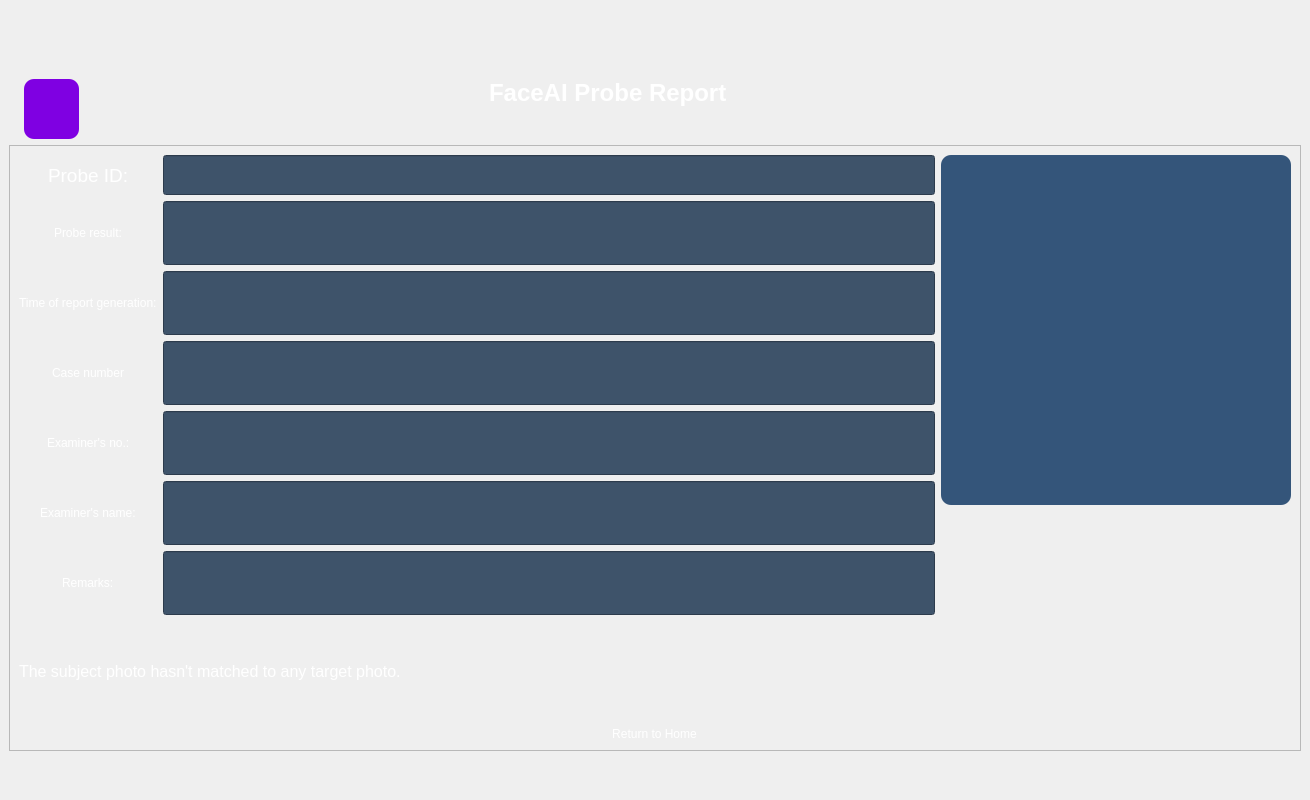
<?xml version="1.0" encoding="UTF-8"?>
<ui version="4.0">
 <class>MainWindow</class>
 <widget class="QMainWindow" name="MainWindow">
  <property name="geometry">
   <rect>
    <x>0</x>
    <y>0</y>
    <width>1310</width>
    <height>800</height>
   </rect>
  </property>
  <property name="sizePolicy">
   <sizepolicy hsizetype="Expanding" vsizetype="Expanding">
    <horstretch>10</horstretch>
    <verstretch>10</verstretch>
   </sizepolicy>
  </property>
  <property name="windowTitle">
   <string>MainWindow</string>
  </property>
  <property name="autoFillBackground">
   <bool>false</bool>
  </property>
  <property name="styleSheet">
   <string notr="true">
background-image: url(:/newPrefix/Background.png);</string>
  </property>
  <widget class="QWidget" name="centralwidget">
   <property name="sizePolicy">
    <sizepolicy hsizetype="Expanding" vsizetype="Expanding">
     <horstretch>0</horstretch>
     <verstretch>0</verstretch>
    </sizepolicy>
   </property>
   <property name="minimumSize">
    <size>
     <width>800</width>
     <height>600</height>
    </size>
   </property>
   <property name="styleSheet">
    <string notr="true">background-image: url(:/newPrefix/Background.png);
background-repeat: no-repeat;
background-position: center;
background-size: contain;
</string>
   </property>
   <layout class="QVBoxLayout" name="verticalLayout_2">
    <item>
     <widget class="QLabel" name="logo">
      <property name="maximumSize">
       <size>
        <width>135</width>
        <height>80</height>
       </size>
      </property>
      <property name="styleSheet">
       <string notr="true">image: url(:/newPrefix/FaceAI-Logo.png);</string>
      </property>
      <property name="text">
       <string/>
      </property>
      <property name="pixmap">
       <pixmap resource="../images/images.qrc">:/newPrefix/FaceAI-Logo.png</pixmap>
      </property>
      <property name="scaledContents">
       <bool>true</bool>
      </property>
     </widget>
    </item>
    <item>
     <layout class="QVBoxLayout" name="main_layout" stretch="0,0">
      <property name="topMargin">
       <number>50</number>
      </property>
      <property name="bottomMargin">
       <number>40</number>
      </property>
      <item>
       <layout class="QHBoxLayout" name="header_layout">
        <property name="spacing">
         <number>0</number>
        </property>
        <property name="leftMargin">
         <number>15</number>
        </property>
        <property name="rightMargin">
         <number>15</number>
        </property>
        <item>
         <layout class="QVBoxLayout" name="verticalLayout" stretch="0">
          <property name="leftMargin">
           <number>0</number>
          </property>
          <item alignment="Qt::AlignLeft|Qt::AlignTop">
           <widget class="QPushButton" name="pushButton">
            <property name="sizePolicy">
             <sizepolicy hsizetype="Expanding" vsizetype="Expanding">
              <horstretch>0</horstretch>
              <verstretch>0</verstretch>
             </sizepolicy>
            </property>
            <property name="minimumSize">
             <size>
              <width>55</width>
              <height>60</height>
             </size>
            </property>
            <property name="maximumSize">
             <size>
              <width>55</width>
              <height>55</height>
             </size>
            </property>
            <property name="cursor">
             <cursorShape>PointingHandCursor</cursorShape>
            </property>
            <property name="styleSheet">
             <string notr="true">background-image: url(:/newPrefix/icon-back2.png);
background-size: cover;
background-repeat: no-repeat;
background-color: rgb(127, 0, 226);
border-radius: 10px;
border: none;</string>
            </property>
            <property name="text">
             <string/>
            </property>
           </widget>
          </item>
         </layout>
        </item>
        <item alignment="Qt::AlignTop">
         <widget class="QLabel" name="label_10">
          <property name="sizePolicy">
           <sizepolicy hsizetype="Expanding" vsizetype="Fixed">
            <horstretch>0</horstretch>
            <verstretch>0</verstretch>
           </sizepolicy>
          </property>
          <property name="font">
           <font>
            <pointsize>18</pointsize>
            <bold>true</bold>
           </font>
          </property>
          <property name="styleSheet">
           <string notr="true">color: rgb(255, 255, 255);</string>
          </property>
          <property name="text">
           <string>FaceAI Probe Report </string>
          </property>
          <property name="alignment">
           <set>Qt::AlignCenter</set>
          </property>
         </widget>
        </item>
        <item>
         <widget class="QPushButton" name="pushButton_3">
          <property name="sizePolicy">
           <sizepolicy hsizetype="Minimum" vsizetype="Preferred">
            <horstretch>0</horstretch>
            <verstretch>0</verstretch>
           </sizepolicy>
          </property>
          <property name="minimumSize">
           <size>
            <width>143</width>
            <height>45</height>
           </size>
          </property>
          <property name="maximumSize">
           <size>
            <width>143</width>
            <height>45</height>
           </size>
          </property>
          <property name="cursor">
           <cursorShape>PointingHandCursor</cursorShape>
          </property>
          <property name="styleSheet">
           <string notr="true">background-image: url(:/newPrefix/export_to_pdf.png);
border-radius: 10px;</string>
          </property>
          <property name="text">
           <string/>
          </property>
         </widget>
        </item>
       </layout>
      </item>
      <item>
       <widget class="QScrollArea" name="scrollArea">
        <property name="widgetResizable">
         <bool>true</bool>
        </property>
        <widget class="QWidget" name="scrollAreaWidgetContents">
         <property name="geometry">
          <rect>
           <x>0</x>
           <y>0</y>
           <width>1288</width>
           <height>534</height>
          </rect>
         </property>
         <layout class="QVBoxLayout" name="scroll_layout_widget">
          <item>
           <layout class="QVBoxLayout" name="full_form_layout" stretch="0,0">
            <property name="spacing">
             <number>6</number>
            </property>
            <property name="leftMargin">
             <number>0</number>
            </property>
            <property name="topMargin">
             <number>0</number>
            </property>
            <property name="rightMargin">
             <number>0</number>
            </property>
            <property name="bottomMargin">
             <number>0</number>
            </property>
            <item>
             <layout class="QHBoxLayout" name="horizontalLayout_2" stretch="2,1">
              <property name="leftMargin">
               <number>0</number>
              </property>
              <property name="topMargin">
               <number>0</number>
              </property>
              <property name="rightMargin">
               <number>0</number>
              </property>
              <property name="bottomMargin">
               <number>0</number>
              </property>
              <item>
               <layout class="QFormLayout" name="formLayout">
                <property name="fieldGrowthPolicy">
                 <enum>QFormLayout::AllNonFixedFieldsGrow</enum>
                </property>
                <property name="rowWrapPolicy">
                 <enum>QFormLayout::DontWrapRows</enum>
                </property>
                <property name="labelAlignment">
                 <set>Qt::AlignCenter</set>
                </property>
                <property name="formAlignment">
                 <set>Qt::AlignLeading|Qt::AlignLeft|Qt::AlignTop</set>
                </property>
                <item row="0" column="0">
                 <widget class="QLabel" name="label">
                  <property name="sizePolicy">
                   <sizepolicy hsizetype="Expanding" vsizetype="Expanding">
                    <horstretch>0</horstretch>
                    <verstretch>0</verstretch>
                   </sizepolicy>
                  </property>
                  <property name="font">
                   <font>
                    <pointsize>14</pointsize>
                   </font>
                  </property>
                  <property name="styleSheet">
                   <string notr="true">color: rgb(255, 255, 255);</string>
                  </property>
                  <property name="text">
                   <string>Probe ID:</string>
                  </property>
                 </widget>
                </item>
                <item row="0" column="1">
                 <widget class="QLineEdit" name="probe_idLineEdit">
                  <property name="sizePolicy">
                   <sizepolicy hsizetype="Expanding" vsizetype="Expanding">
                    <horstretch>0</horstretch>
                    <verstretch>0</verstretch>
                   </sizepolicy>
                  </property>
                  <property name="minimumSize">
                   <size>
                    <width>0</width>
                    <height>40</height>
                   </size>
                  </property>
                  <property name="maximumSize">
                   <size>
                    <width>16777215</width>
                    <height>30</height>
                   </size>
                  </property>
                  <property name="styleSheet">
                   <string notr="true">background-color: #3E536A;</string>
                  </property>
                 </widget>
                </item>
                <item row="1" column="0">
                 <widget class="QLabel" name="label_2">
                  <property name="sizePolicy">
                   <sizepolicy hsizetype="Expanding" vsizetype="Expanding">
                    <horstretch>0</horstretch>
                    <verstretch>0</verstretch>
                   </sizepolicy>
                  </property>
                  <property name="styleSheet">
                   <string notr="true">color: rgb(255, 255, 255);</string>
                  </property>
                  <property name="text">
                   <string>Probe result:</string>
                  </property>
                 </widget>
                </item>
                <item row="1" column="1">
                 <widget class="QLineEdit" name="probe_idLineEdit_2">
                  <property name="sizePolicy">
                   <sizepolicy hsizetype="Expanding" vsizetype="Expanding">
                    <horstretch>0</horstretch>
                    <verstretch>0</verstretch>
                   </sizepolicy>
                  </property>
                  <property name="minimumSize">
                   <size>
                    <width>0</width>
                    <height>40</height>
                   </size>
                  </property>
                  <property name="styleSheet">
                   <string notr="true">background-color: #3E536A;</string>
                  </property>
                 </widget>
                </item>
                <item row="2" column="0">
                 <widget class="QLabel" name="label_3">
                  <property name="sizePolicy">
                   <sizepolicy hsizetype="Expanding" vsizetype="Expanding">
                    <horstretch>0</horstretch>
                    <verstretch>0</verstretch>
                   </sizepolicy>
                  </property>
                  <property name="styleSheet">
                   <string notr="true">color: rgb(255, 255, 255);</string>
                  </property>
                  <property name="text">
                   <string>Time of report generation:</string>
                  </property>
                 </widget>
                </item>
                <item row="2" column="1">
                 <widget class="QLineEdit" name="probe_idLineEdit_3">
                  <property name="sizePolicy">
                   <sizepolicy hsizetype="Expanding" vsizetype="Expanding">
                    <horstretch>0</horstretch>
                    <verstretch>0</verstretch>
                   </sizepolicy>
                  </property>
                  <property name="minimumSize">
                   <size>
                    <width>0</width>
                    <height>40</height>
                   </size>
                  </property>
                  <property name="styleSheet">
                   <string notr="true">background-color: #3E536A;</string>
                  </property>
                 </widget>
                </item>
                <item row="3" column="0">
                 <widget class="QLabel" name="label_4">
                  <property name="sizePolicy">
                   <sizepolicy hsizetype="Expanding" vsizetype="Expanding">
                    <horstretch>0</horstretch>
                    <verstretch>0</verstretch>
                   </sizepolicy>
                  </property>
                  <property name="styleSheet">
                   <string notr="true">color: rgb(255, 255, 255);</string>
                  </property>
                  <property name="text">
                   <string>Case number</string>
                  </property>
                 </widget>
                </item>
                <item row="3" column="1">
                 <widget class="QLineEdit" name="probe_idLineEdit_4">
                  <property name="sizePolicy">
                   <sizepolicy hsizetype="Expanding" vsizetype="Expanding">
                    <horstretch>0</horstretch>
                    <verstretch>0</verstretch>
                   </sizepolicy>
                  </property>
                  <property name="minimumSize">
                   <size>
                    <width>0</width>
                    <height>40</height>
                   </size>
                  </property>
                  <property name="styleSheet">
                   <string notr="true">background-color: #3E536A;</string>
                  </property>
                 </widget>
                </item>
                <item row="4" column="0">
                 <widget class="QLabel" name="label_6">
                  <property name="sizePolicy">
                   <sizepolicy hsizetype="Expanding" vsizetype="Expanding">
                    <horstretch>0</horstretch>
                    <verstretch>0</verstretch>
                   </sizepolicy>
                  </property>
                  <property name="styleSheet">
                   <string notr="true">color: rgb(255, 255, 255);</string>
                  </property>
                  <property name="text">
                   <string>Examiner's no.:</string>
                  </property>
                 </widget>
                </item>
                <item row="4" column="1">
                 <widget class="QLineEdit" name="probe_idLineEdit_6">
                  <property name="sizePolicy">
                   <sizepolicy hsizetype="Expanding" vsizetype="Expanding">
                    <horstretch>0</horstretch>
                    <verstretch>0</verstretch>
                   </sizepolicy>
                  </property>
                  <property name="minimumSize">
                   <size>
                    <width>0</width>
                    <height>40</height>
                   </size>
                  </property>
                  <property name="styleSheet">
                   <string notr="true">background-color: #3E536A;</string>
                  </property>
                 </widget>
                </item>
                <item row="5" column="0">
                 <widget class="QLabel" name="label_5">
                  <property name="sizePolicy">
                   <sizepolicy hsizetype="Expanding" vsizetype="Expanding">
                    <horstretch>0</horstretch>
                    <verstretch>0</verstretch>
                   </sizepolicy>
                  </property>
                  <property name="styleSheet">
                   <string notr="true">color: rgb(255, 255, 255);</string>
                  </property>
                  <property name="text">
                   <string>Examiner's name:</string>
                  </property>
                 </widget>
                </item>
                <item row="5" column="1">
                 <widget class="QLineEdit" name="probe_idLineEdit_5">
                  <property name="sizePolicy">
                   <sizepolicy hsizetype="Expanding" vsizetype="Expanding">
                    <horstretch>0</horstretch>
                    <verstretch>0</verstretch>
                   </sizepolicy>
                  </property>
                  <property name="minimumSize">
                   <size>
                    <width>0</width>
                    <height>40</height>
                   </size>
                  </property>
                  <property name="styleSheet">
                   <string notr="true">background-color: #3E536A;</string>
                  </property>
                 </widget>
                </item>
                <item row="6" column="0">
                 <widget class="QLabel" name="label_7">
                  <property name="sizePolicy">
                   <sizepolicy hsizetype="Expanding" vsizetype="Expanding">
                    <horstretch>0</horstretch>
                    <verstretch>0</verstretch>
                   </sizepolicy>
                  </property>
                  <property name="styleSheet">
                   <string notr="true">color: rgb(255, 255, 255);</string>
                  </property>
                  <property name="text">
                   <string>Remarks:</string>
                  </property>
                 </widget>
                </item>
                <item row="6" column="1">
                 <widget class="QLineEdit" name="probe_idLineEdit_7">
                  <property name="sizePolicy">
                   <sizepolicy hsizetype="Expanding" vsizetype="Expanding">
                    <horstretch>0</horstretch>
                    <verstretch>0</verstretch>
                   </sizepolicy>
                  </property>
                  <property name="minimumSize">
                   <size>
                    <width>0</width>
                    <height>60</height>
                   </size>
                  </property>
                  <property name="styleSheet">
                   <string notr="true">background-color: #3E536A;</string>
                  </property>
                 </widget>
                </item>
               </layout>
              </item>
              <item>
               <layout class="QVBoxLayout" name="verticalLayout_3" stretch="1,0">
                <item>
                 <widget class="QLabel" name="label_8">
                  <property name="sizePolicy">
                   <sizepolicy hsizetype="Fixed" vsizetype="Fixed">
                    <horstretch>0</horstretch>
                    <verstretch>0</verstretch>
                   </sizepolicy>
                  </property>
                  <property name="minimumSize">
                   <size>
                    <width>350</width>
                    <height>350</height>
                   </size>
                  </property>
                  <property name="maximumSize">
                   <size>
                    <width>350</width>
                    <height>350</height>
                   </size>
                  </property>
                  <property name="styleSheet">
                   <string notr="true">background-image: url(:/newPrefix/icon-avatar.png);
background-color: #34557a;
background-size: cover;
background-repeat: no-repeat;
background-position: center;
background-attachment: fixed;
border-radius: 10px;
</string>
                  </property>
                  <property name="text">
                   <string/>
                  </property>
                 </widget>
                </item>
                <item>
                 <spacer name="verticalSpacer">
                  <property name="orientation">
                   <enum>Qt::Vertical</enum>
                  </property>
                  <property name="sizeHint" stdset="0">
                   <size>
                    <width>20</width>
                    <height>40</height>
                   </size>
                  </property>
                 </spacer>
                </item>
               </layout>
              </item>
             </layout>
            </item>
            <item>
             <widget class="QLabel" name="label_9">
              <property name="sizePolicy">
               <sizepolicy hsizetype="Expanding" vsizetype="Expanding">
                <horstretch>0</horstretch>
                <verstretch>0</verstretch>
               </sizepolicy>
              </property>
              <property name="maximumSize">
               <size>
                <width>16777215</width>
                <height>100</height>
               </size>
              </property>
              <property name="font">
               <font>
                <pointsize>12</pointsize>
               </font>
              </property>
              <property name="styleSheet">
               <string notr="true">color: rgb(255, 255, 255);</string>
              </property>
              <property name="text">
               <string>The subject photo hasn't matched to any target photo.</string>
              </property>
              <property name="alignment">
               <set>Qt::AlignLeading|Qt::AlignLeft|Qt::AlignVCenter</set>
              </property>
             </widget>
            </item>
           </layout>
          </item>
          <item alignment="Qt::AlignHCenter">
           <widget class="QPushButton" name="pushButton_2">
            <property name="cursor">
             <cursorShape>PointingHandCursor</cursorShape>
            </property>
            <property name="styleSheet">
             <string notr="true">color: rgb(255, 255, 255);
border: none</string>
            </property>
            <property name="text">
             <string>Return to Home</string>
            </property>
           </widget>
          </item>
         </layout>
        </widget>
       </widget>
      </item>
     </layout>
    </item>
   </layout>
  </widget>
 </widget>
 <resources>
  <include location="../images/images.qrc"/>
 </resources>
 <connections/>
</ui>
